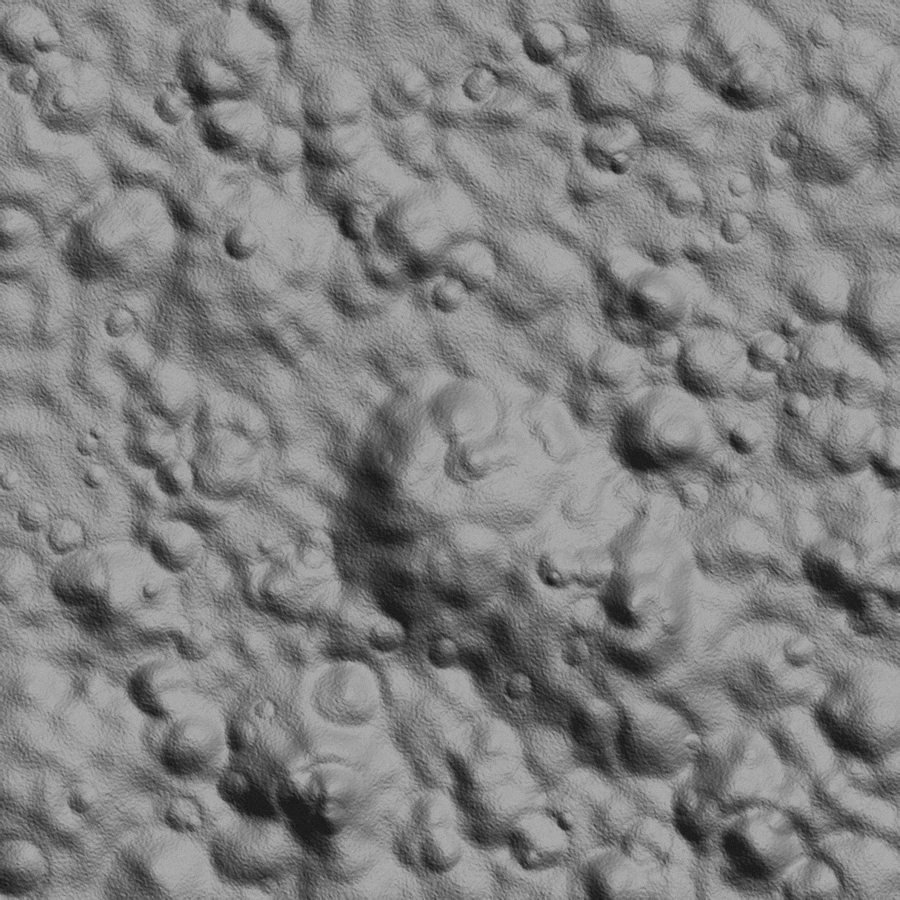
#> input picture data/reference.png, 900 x 900 px
$ python -i preprocess.py   (imports and definitions only)   (older library calls are emulated)
#> lines starting #> are read from the running program, lines starting #| are printed output that depends on the picture; after the words box and inside, x2 and y2 are one past the last pixel; in counts of white or black regions, pixels touching at a corner belong together
#> further down, picture is the input picture: shape (900, 900, 3); min 19, max 180, mean 128.1
"""
Illumination normalization for lunar image pairs.

Chandrayaan-2 OHRC/TMC images and the lunar reference image are typically
captured under different sun-incidence angles, so raw-intensity matching
fails even when the underlying terrain is identical. This module flattens
illumination independently on each image (never sharing statistics between
the two) and produces a shadow mask so downstream matchers can down-weight
or exclude keypoints in deep-shadow regions, which shift completely with
sun angle and otherwise produce confident-but-wrong matches.
"""

from __future__ import annotations

import cv2
import numpy as np


# [18 lines left out: function ensure_bgr, not called in this run]


def to_grayscale(img: np.ndarray) -> np.ndarray:
    """Ensure single-channel uint8 grayscale."""
    if img.ndim == 3:
        img = cv2.cvtColor(img, cv2.COLOR_BGR2GRAY)
    if img.dtype != np.uint8:
        img = cv2.normalize(img, None, 0, 255, cv2.NORM_MINMAX).astype(np.uint8)
    return img


# [14 lines left out: function clahe_normalize, not called in this run]


def shadow_mask(
    img: np.ndarray,
    morph_kernel: int = 5,
    min_region_area: int = 64,
) -> np.ndarray:
    """Otsu threshold + morphological cleanup to flag deep-shadow regions.

    Returns a uint8 mask (255 = usable, 0 = shadow/excluded).
    """
    gray = to_grayscale(img)
    blurred = cv2.GaussianBlur(gray, (5, 5), 0)

    # Otsu picks the split point; shadows are the low-intensity side.
    thresh_val, binary = cv2.threshold(
        blurred, 0, 255, cv2.THRESH_BINARY + cv2.THRESH_OTSU
    )
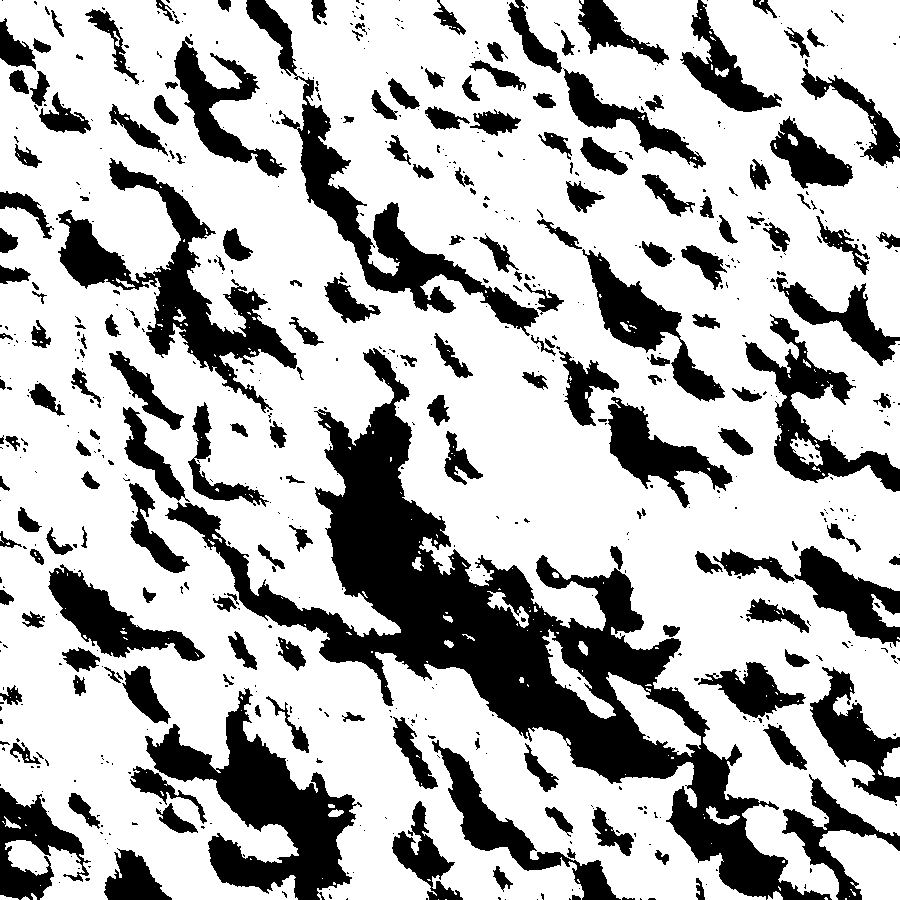
#> binary: shape (900, 900); 70.6% white; 706 black regions (511 under 20 px), largest, box (x1, y1, x2, y2) and area: (165, 348, 832, 900) 65106, (145, 688, 362, 900) 16141, (58, 158, 297, 413) 13668
#> thresh_val = 116

    kernel = cv2.getStructuringElement(cv2.MORPH_ELLIPSE, (morph_kernel, morph_kernel))
    cleaned = cv2.morphologyEx(binary, cv2.MORPH_OPEN, kernel)
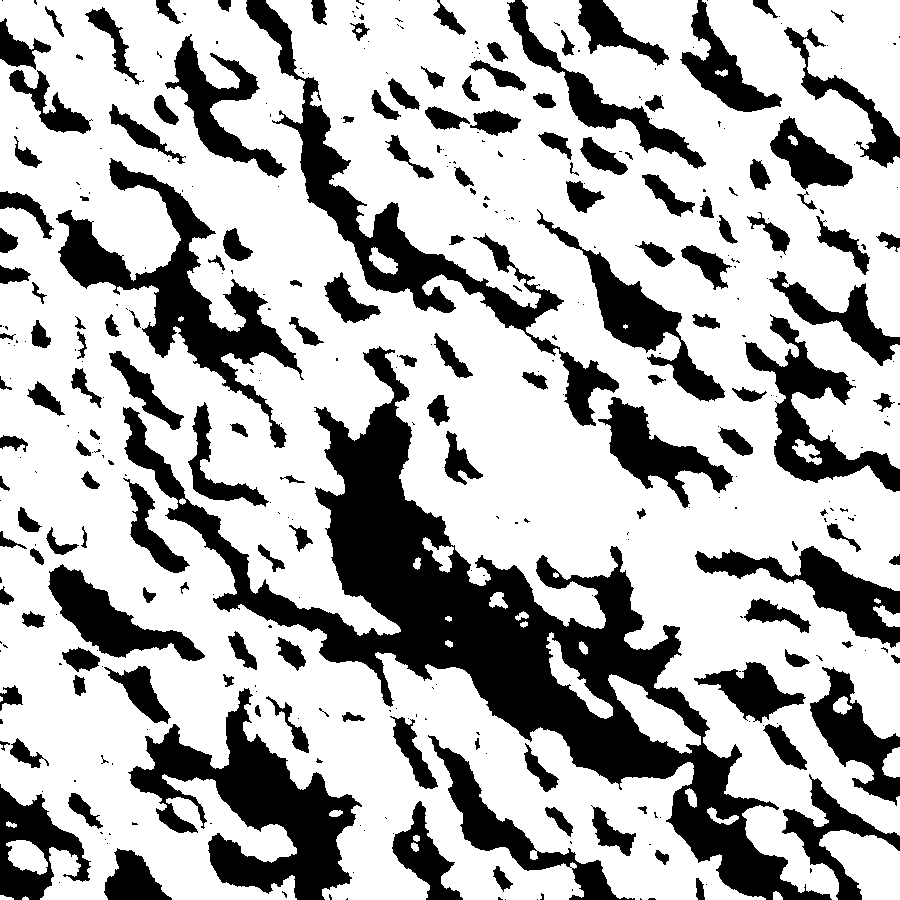
#> cleaned: shape (900, 900); 69.1% white; 392 black regions (236 under 20 px), largest, box (x1, y1, x2, y2) and area: (123, 346, 832, 900) 69741, (128, 688, 362, 900) 18237, (246, 0, 619, 426) 16285
    cleaned = cv2.morphologyEx(cleaned, cv2.MORPH_CLOSE, kernel)
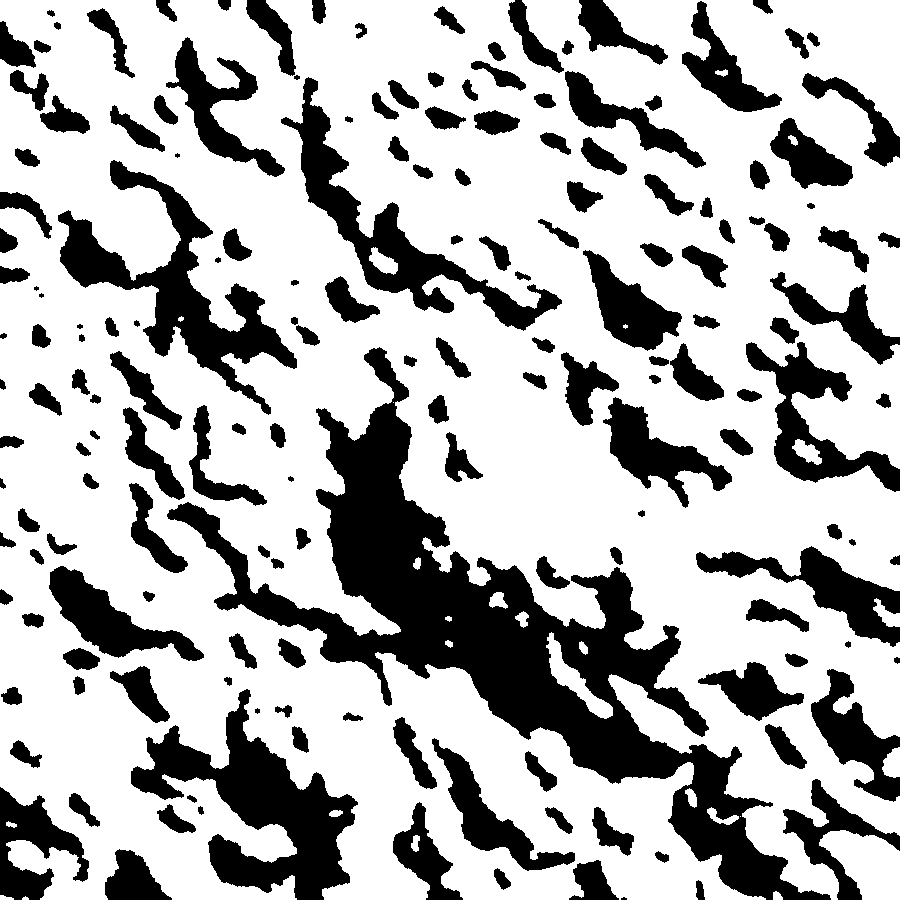
#> cleaned: shape (900, 900); 70% white; 172 black regions (4 under 20 px), largest, box (x1, y1, x2, y2) and area: (167, 347, 831, 900) 66570, (131, 689, 358, 900) 17344, (58, 160, 297, 415) 14474

    # Drop tiny speckle regions left over from morphology.
    n_labels, labels, stats, _ = cv2.connectedComponentsWithStats(cleaned, connectivity=8)
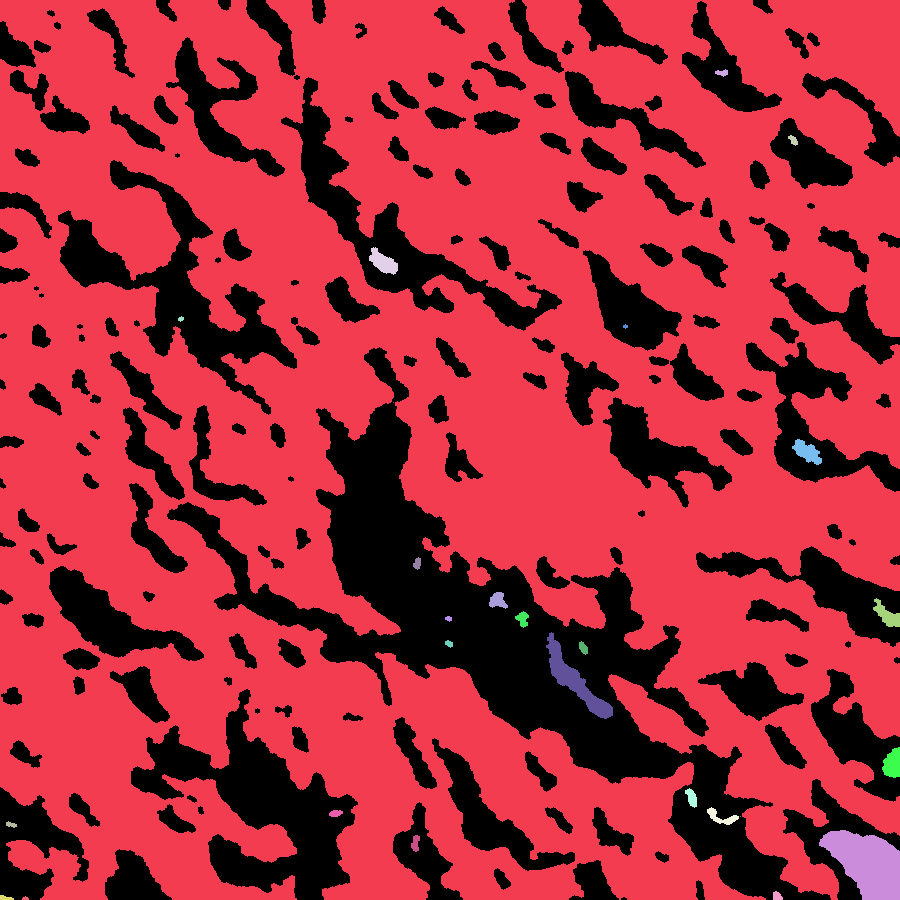
#> labels: shape (900, 900) int32; 28 distinct labels, from 0 to 27; one colour per label, 0 black
#> n_labels = 28; stats = 28 rows, first 6: [0, 0, 900, 900, 242786], [0, 0, 900, 900, 558882], [715, 69, 13, 8, 64], [788, 135, 10, 11, 64], [369, 247, 29, 28, 438], [178, 316, 6, 6, 24]
    mask = np.zeros_like(cleaned)
    for label in range(1, n_labels):
        if stats[label, cv2.CC_STAT_AREA] >= min_region_area:
            mask[labels == label] = 255
#> mask: shape (900, 900); 70% white; 172 black regions (4 under 20 px), largest, box (x1, y1, x2, y2) and area: (167, 347, 831, 900) 66646, (131, 689, 358, 900) 17344, (58, 160, 297, 415) 14498

    return mask


# [26 lines left out: functions phase_congruency_edges, preprocess_pair, not called in this run]

>>> import cv2
>>> picture = cv2.imread('../data/reference.png')
>>> result = shadow_mask(picture)

$ run again, on data/target.png
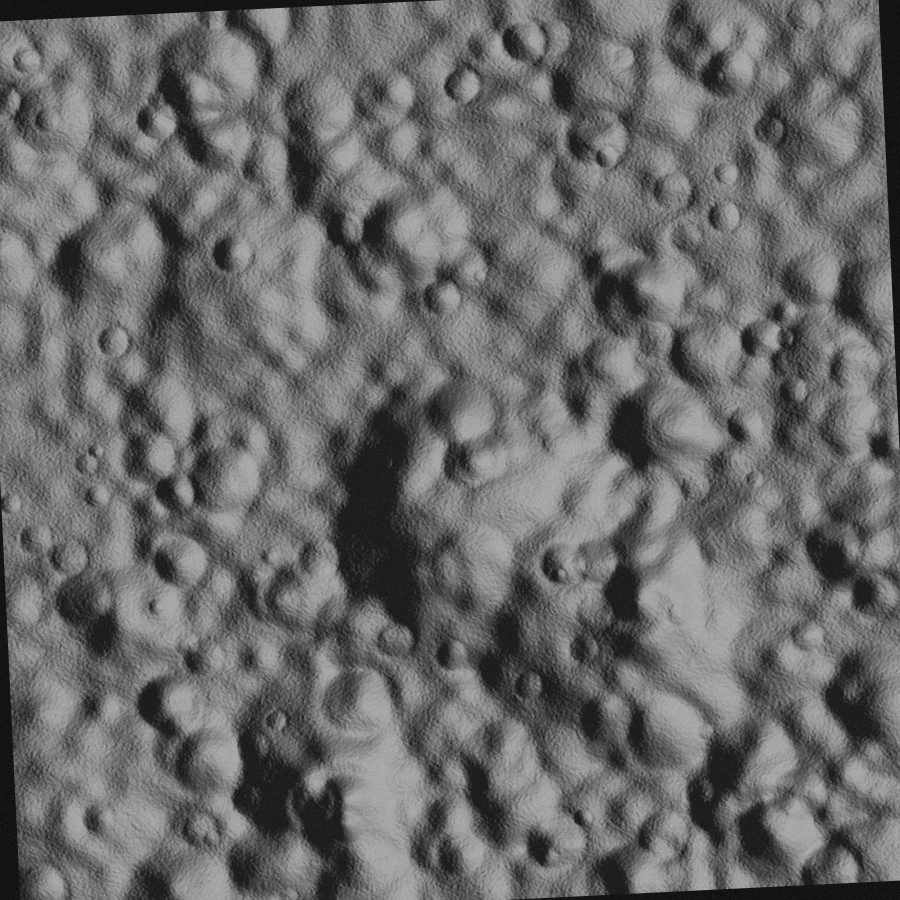
#> input picture data/target.png, 900 x 900 px
#> picture is the input picture: shape (900, 900, 3); min 8, max 179, mean 105.6
#> in shadow_mask, `thresh_val, binary = cv2.threshold( blurred, 0, 255, cv2.THRESH_BINARY..`:
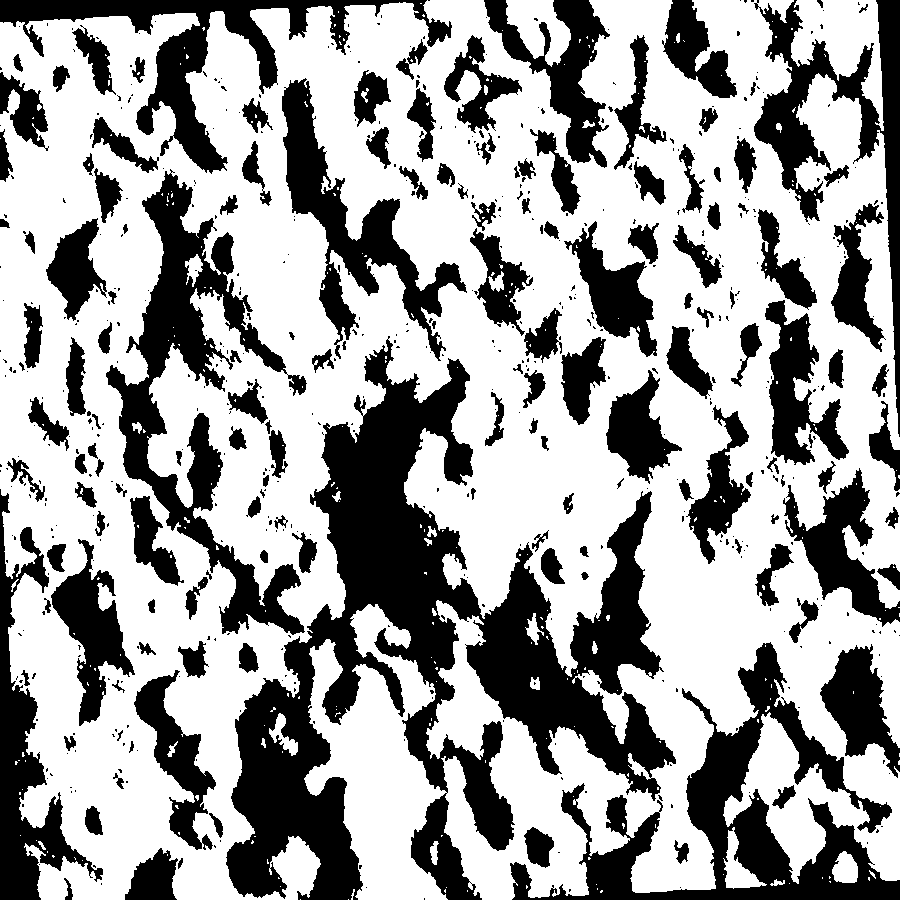
#> binary: shape (900, 900); 62.7% white; 593 black regions (438 under 20 px), largest, box (x1, y1, x2, y2) and area: (226, 336, 676, 900) 85024, (510, 642, 900, 900) 25714, (106, 169, 307, 635) 23393
#> thresh_val = 97
#> in shadow_mask, `n_labels, labels, stats, _ = cv2.connectedComponentsWithStats(cleaned,..`:
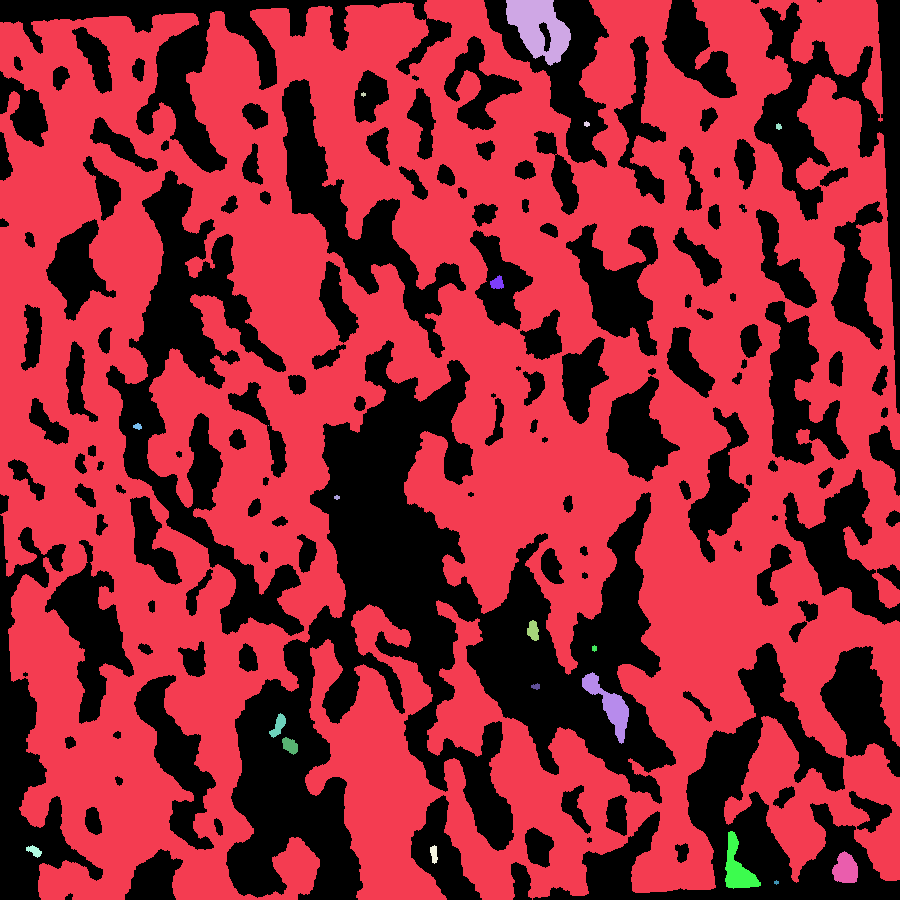
#> labels: shape (900, 900) int32; 22 distinct labels, from 0 to 21; one colour per label, 0 black
#> n_labels = 22; stats = 22 rows, first 6: [0, 0, 900, 900, 308600], [0, 0, 900, 900, 494941], [506, 0, 65, 66, 2580], [361, 92, 5, 5, 17], [584, 121, 6, 6, 26], [776, 123, 6, 7, 31]
